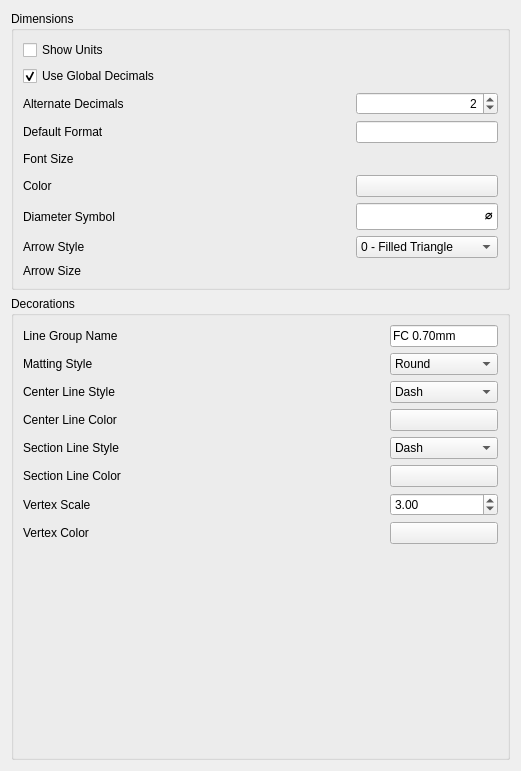
<?xml version="1.0" encoding="UTF-8"?>
<ui version="4.0">
 <class>TechDrawGui::DlgPrefsTechDraw2Imp</class>
 <widget class="QWidget" name="TechDrawGui::DlgPrefsTechDraw2Imp">
  <property name="geometry">
   <rect>
    <x>0</x>
    <y>0</y>
    <width>521</width>
    <height>771</height>
   </rect>
  </property>
  <property name="windowTitle">
   <string>TechDraw Dimensions</string>
  </property>
  <layout class="QGridLayout" name="gridLayout_5">
   <item row="0" column="0">
    <widget class="QGroupBox" name="gbDim">
     <property name="title">
      <string>Dimensions</string>
     </property>
     <layout class="QGridLayout" name="gridLayout_4">
      <item row="0" column="0">
       <layout class="QGridLayout" name="gridLayout" columnstretch="1,0,0">
        <item row="0" column="0">
         <widget class="Gui::PrefCheckBox" name="cbShowUnits">
          <property name="toolTip">
           <string>Append unit to Dimension text</string>
          </property>
          <property name="text">
           <string>Show Units</string>
          </property>
          <property name="prefEntry" stdset="0">
           <cstring>ShowUnits</cstring>
          </property>
          <property name="prefPath" stdset="0">
           <cstring>/Mod/TechDraw/Dimensions</cstring>
          </property>
         </widget>
        </item>
        <item row="5" column="0">
         <widget class="QLabel" name="label_3">
          <property name="text">
           <string>Color</string>
          </property>
         </widget>
        </item>
        <item row="5" column="2">
         <widget class="Gui::PrefColorButton" name="colDimColor">
          <property name="toolTip">
           <string>Dimension text color</string>
          </property>
          <property name="color">
           <color>
            <red>0</red>
            <green>0</green>
            <blue>0</blue>
           </color>
          </property>
          <property name="prefEntry" stdset="0">
           <cstring>Color</cstring>
          </property>
          <property name="prefPath" stdset="0">
           <cstring>/Mod/TechDraw/Dimensions</cstring>
          </property>
         </widget>
        </item>
        <item row="4" column="0">
         <widget class="QLabel" name="label_2">
          <property name="text">
           <string>Font Size</string>
          </property>
         </widget>
        </item>
        <item row="4" column="1">
         <spacer name="horizontalSpacer">
          <property name="orientation">
           <enum>Qt::Horizontal</enum>
          </property>
          <property name="sizeHint" stdset="0">
           <size>
            <width>40</width>
            <height>20</height>
           </size>
          </property>
         </spacer>
        </item>
        <item row="2" column="0">
         <widget class="QLabel" name="label_11">
          <property name="text">
           <string>Alternate Decimals</string>
          </property>
         </widget>
        </item>
        <item row="8" column="0">
         <widget class="QLabel" name="label_12">
          <property name="text">
           <string>Arrow Size</string>
          </property>
         </widget>
        </item>
        <item row="6" column="0">
         <widget class="QLabel" name="label_8">
          <property name="text">
           <string>Diameter Symbol</string>
          </property>
         </widget>
        </item>
        <item row="6" column="2">
         <widget class="Gui::PrefLineEdit" name="leDiameter">
          <property name="font">
           <font>
            <pointsize>12</pointsize>
           </font>
          </property>
          <property name="toolTip">
           <string>Character to use to indicate Diameter dimension</string>
          </property>
          <property name="text">
           <string>⌀</string>
          </property>
          <property name="alignment">
           <set>Qt::AlignRight|Qt::AlignTrailing|Qt::AlignVCenter</set>
          </property>
          <property name="prefEntry" stdset="0">
           <cstring>DiameterSymbol</cstring>
          </property>
          <property name="prefPath" stdset="0">
           <cstring>/Mod/TechDraw/Dimensions</cstring>
          </property>
         </widget>
        </item>
        <item row="1" column="0">
         <widget class="Gui::PrefCheckBox" name="cbGlobalDecimals">
          <property name="toolTip">
           <string>Use system setting for decimal places.</string>
          </property>
          <property name="text">
           <string>Use Global Decimals</string>
          </property>
          <property name="checked">
           <bool>true</bool>
          </property>
          <property name="prefEntry" stdset="0">
           <cstring>UseGlobalDecimals</cstring>
          </property>
          <property name="prefPath" stdset="0">
           <cstring>/Mod/TechDraw/Dimensions</cstring>
          </property>
         </widget>
        </item>
        <item row="7" column="2">
         <widget class="Gui::PrefComboBox" name="pcbArrow">
          <property name="toolTip">
           <string>Preferred arrowhead style</string>
          </property>
          <property name="currentIndex">
           <number>0</number>
          </property>
          <property name="maxVisibleItems">
           <number>5</number>
          </property>
          <property name="prefEntry" stdset="0">
           <cstring>ArrowStyle</cstring>
          </property>
          <property name="prefPath" stdset="0">
           <cstring>Mod/TechDraw/Dimensions</cstring>
          </property>
          <item>
           <property name="text">
            <string>0 - Filled Triangle</string>
           </property>
           <property name="icon">
            <iconset>
             <normalon>:/icons/arrowfilled.svg</normalon>
            </iconset>
           </property>
          </item>
          <item>
           <property name="text">
            <string>1 - Open Arrowhead</string>
           </property>
           <property name="icon">
            <iconset>
             <normalon>:/icons/arrowopen.svg</normalon>
            </iconset>
           </property>
          </item>
          <item>
           <property name="text">
            <string>2 - Tick</string>
           </property>
           <property name="icon">
            <iconset>
             <normalon>:/icons/arrowtick.svg</normalon>
            </iconset>
           </property>
          </item>
          <item>
           <property name="text">
            <string>3 - Dot</string>
           </property>
           <property name="icon">
            <iconset>
             <normalon>:/icons/arrowdot.svg</normalon>
            </iconset>
           </property>
          </item>
          <item>
           <property name="text">
            <string>4 - Open Circle</string>
           </property>
           <property name="icon">
            <iconset>
             <normalon>:/icons/arrowopendot.svg</normalon>
            </iconset>
           </property>
          </item>
         </widget>
        </item>
        <item row="7" column="0">
         <widget class="QLabel" name="label_9">
          <property name="text">
           <string>Arrow Style</string>
          </property>
         </widget>
        </item>
        <item row="2" column="2">
         <widget class="Gui::PrefSpinBox" name="sbAltDecimals">
          <property name="toolTip">
           <string>Number of decimal places if not using Global Decimals</string>
          </property>
          <property name="alignment">
           <set>Qt::AlignRight|Qt::AlignTrailing|Qt::AlignVCenter</set>
          </property>
          <property name="value">
           <number>2</number>
          </property>
          <property name="prefEntry" stdset="0">
           <cstring>AltDecimals</cstring>
          </property>
          <property name="prefPath" stdset="0">
           <cstring>/Mod/TechDraw/Dimensions</cstring>
          </property>
         </widget>
        </item>
        <item row="4" column="2">
         <widget class="Gui::PrefUnitSpinBox" name="plsb_FontSize">
          <property name="toolTip">
           <string>Dimension font size in units</string>
          </property>
          <property name="value">
           <double>3.500000000000000</double>
          </property>
          <property name="prefEntry" stdset="0">
           <cstring>FontSize</cstring>
          </property>
          <property name="prefPath" stdset="0">
           <cstring>/Mod/TechDraw/Dimensions</cstring>
          </property>
         </widget>
        </item>
        <item row="8" column="2">
         <widget class="Gui::PrefUnitSpinBox" name="plsb_ArrowSize">
          <property name="toolTip">
           <string>Dimension arrowhead size in units</string>
          </property>
          <property name="value">
           <double>3.500000000000000</double>
          </property>
          <property name="prefEntry" stdset="0">
           <cstring>ArrowSize</cstring>
          </property>
          <property name="prefPath" stdset="0">
           <cstring>Mod/TechDraw/Dimensions</cstring>
          </property>
         </widget>
        </item>
        <item row="3" column="0">
         <widget class="QLabel" name="label_15">
          <property name="text">
           <string>Default Format</string>
          </property>
         </widget>
        </item>
        <item row="3" column="2">
         <widget class="Gui::PrefLineEdit" name="leformatSpec">
          <property name="toolTip">
           <string>Custom format for Dimension text</string>
          </property>
          <property name="prefEntry" stdset="0">
           <cstring>formatSpec</cstring>
          </property>
          <property name="prefPath" stdset="0">
           <cstring>/Mod/TechDraw/Dimensions</cstring>
          </property>
         </widget>
        </item>
       </layout>
      </item>
     </layout>
    </widget>
   </item>
   <item row="1" column="0">
    <widget class="QGroupBox" name="groupBox">
     <property name="title">
      <string>Decorations</string>
     </property>
     <layout class="QGridLayout" name="gridLayout_3">
      <item row="0" column="0">
       <layout class="QGridLayout" name="gridLayout_2" columnstretch="1,0,0">
        <item row="3" column="2">
         <widget class="Gui::PrefColorButton" name="colCenterLine">
          <property name="toolTip">
           <string>Color for centerlines</string>
          </property>
          <property name="color">
           <color>
            <red>175</red>
            <green>175</green>
            <blue>175</blue>
           </color>
          </property>
          <property name="prefEntry" stdset="0">
           <cstring>CenterColor</cstring>
          </property>
          <property name="prefPath" stdset="0">
           <cstring>/Mod/TechDraw/Decorations</cstring>
          </property>
         </widget>
        </item>
        <item row="6" column="2">
         <widget class="Gui::PrefDoubleSpinBox" name="pdsb_VertexScale">
          <property name="toolTip">
           <string>Adjusts size of vertices in drawing</string>
          </property>
          <property name="value">
           <double>3.000000000000000</double>
          </property>
          <property name="prefEntry" stdset="0">
           <cstring>VertexScale</cstring>
          </property>
          <property name="prefPath" stdset="0">
           <cstring>Mod/TechDraw/General</cstring>
          </property>
         </widget>
        </item>
        <item row="6" column="0">
         <widget class="QLabel" name="label_10">
          <property name="text">
           <string>Vertex Scale</string>
          </property>
         </widget>
        </item>
        <item row="1" column="2">
         <widget class="Gui::PrefComboBox" name="pcbMatting">
          <property name="toolTip">
           <string>Round or Square outline in Detail view</string>
          </property>
          <property name="prefEntry" stdset="0">
           <cstring>MattingStyle</cstring>
          </property>
          <property name="prefPath" stdset="0">
           <cstring>/Mod/TechDraw/Decorations</cstring>
          </property>
          <item>
           <property name="text">
            <string>Round</string>
           </property>
          </item>
          <item>
           <property name="text">
            <string>Square</string>
           </property>
          </item>
         </widget>
        </item>
        <item row="4" column="0">
         <widget class="QLabel" name="label_6">
          <property name="text">
           <string>Section Line Style</string>
          </property>
         </widget>
        </item>
        <item row="2" column="0">
         <widget class="QLabel" name="label_4">
          <property name="text">
           <string>Center Line Style</string>
          </property>
         </widget>
        </item>
        <item row="1" column="0">
         <widget class="QLabel" name="label">
          <property name="text">
           <string>Matting Style</string>
          </property>
         </widget>
        </item>
        <item row="2" column="2">
         <widget class="Gui::PrefComboBox" name="pcbCenterStyle">
          <property name="toolTip">
           <string>Line type for centerlines</string>
          </property>
          <property name="currentIndex">
           <number>2</number>
          </property>
          <property name="prefEntry" stdset="0">
           <cstring>CenterLine</cstring>
          </property>
          <property name="prefPath" stdset="0">
           <cstring>/Mod/TechDraw/Decorations</cstring>
          </property>
          <item>
           <property name="text">
            <string>NeverShow</string>
           </property>
          </item>
          <item>
           <property name="text">
            <string>Solid</string>
           </property>
          </item>
          <item>
           <property name="text">
            <string>Dash</string>
           </property>
          </item>
          <item>
           <property name="text">
            <string>Dot</string>
           </property>
          </item>
          <item>
           <property name="text">
            <string>DashDot</string>
           </property>
          </item>
          <item>
           <property name="text">
            <string>DashDotDot</string>
           </property>
          </item>
         </widget>
        </item>
        <item row="4" column="2">
         <widget class="Gui::PrefComboBox" name="pcbSectionStyle">
          <property name="currentIndex">
           <number>2</number>
          </property>
          <property name="prefEntry" stdset="0">
           <cstring>SectionLine</cstring>
          </property>
          <property name="prefPath" stdset="0">
           <cstring>/Mod/TechDraw/Decorations</cstring>
          </property>
          <item>
           <property name="text">
            <string>NeverShow</string>
           </property>
          </item>
          <item>
           <property name="text">
            <string>Solid</string>
           </property>
          </item>
          <item>
           <property name="text">
            <string>Dash</string>
           </property>
          </item>
          <item>
           <property name="text">
            <string>Dot</string>
           </property>
          </item>
          <item>
           <property name="text">
            <string>DashDot</string>
           </property>
          </item>
          <item>
           <property name="text">
            <string>DashDotDot</string>
           </property>
          </item>
         </widget>
        </item>
        <item row="3" column="0">
         <widget class="QLabel" name="label_5">
          <property name="text">
           <string>Center Line Color</string>
          </property>
         </widget>
        </item>
        <item row="5" column="0">
         <widget class="QLabel" name="label_7">
          <property name="text">
           <string>Section Line Color</string>
          </property>
         </widget>
        </item>
        <item row="5" column="2">
         <widget class="Gui::PrefColorButton" name="colSectionLine">
          <property name="toolTip">
           <string>Line color for sectionlines</string>
          </property>
          <property name="color">
           <color>
            <red>175</red>
            <green>175</green>
            <blue>175</blue>
           </color>
          </property>
          <property name="prefEntry" stdset="0">
           <cstring>SectionColor</cstring>
          </property>
          <property name="prefPath" stdset="0">
           <cstring>/Mod/TechDraw/Decorations</cstring>
          </property>
         </widget>
        </item>
        <item row="2" column="1">
         <spacer name="horizontalSpacer_2">
          <property name="orientation">
           <enum>Qt::Horizontal</enum>
          </property>
          <property name="sizeHint" stdset="0">
           <size>
            <width>40</width>
            <height>20</height>
           </size>
          </property>
         </spacer>
        </item>
        <item row="0" column="0">
         <widget class="QLabel" name="label_13">
          <property name="text">
           <string>Line Group Name</string>
          </property>
         </widget>
        </item>
        <item row="0" column="2">
         <widget class="Gui::PrefLineEdit" name="leLineGroup">
          <property name="toolTip">
           <string>Name of entry in LineGroup CSV file</string>
          </property>
          <property name="text">
           <string notr="true">FC 0.70mm</string>
          </property>
          <property name="prefEntry" stdset="0">
           <cstring>LineGroup</cstring>
          </property>
          <property name="prefPath" stdset="0">
           <cstring>/Mod/TechDraw/Decorations</cstring>
          </property>
         </widget>
        </item>
        <item row="7" column="0">
         <widget class="QLabel" name="label_14">
          <property name="text">
           <string>Vertex Color</string>
          </property>
         </widget>
        </item>
        <item row="7" column="2">
         <widget class="Gui::PrefColorButton" name="pcb_VertexColor">
          <property name="toolTip">
           <string>Vertex display color</string>
          </property>
          <property name="color">
           <color>
            <red>150</red>
            <green>147</green>
            <blue>145</blue>
           </color>
          </property>
          <property name="prefEntry" stdset="0">
           <cstring>VertexColor</cstring>
          </property>
          <property name="prefPath" stdset="0">
           <cstring>/Mod/TechDraw/Decorations</cstring>
          </property>
         </widget>
        </item>
       </layout>
      </item>
      <item row="1" column="0">
       <spacer name="verticalSpacer_2">
        <property name="orientation">
         <enum>Qt::Vertical</enum>
        </property>
        <property name="sizeHint" stdset="0">
         <size>
          <width>20</width>
          <height>40</height>
         </size>
        </property>
       </spacer>
      </item>
     </layout>
    </widget>
   </item>
  </layout>
 </widget>
 <customwidgets>
  <customwidget>
   <class>Gui::QuantitySpinBox</class>
   <extends>QWidget</extends>
   <header>Gui/QuantitySpinBox.h</header>
  </customwidget>
  <customwidget>
   <class>Gui::ColorButton</class>
   <extends>QPushButton</extends>
   <header>Gui/Widgets.h</header>
  </customwidget>
  <customwidget>
   <class>Gui::PrefSpinBox</class>
   <extends>QSpinBox</extends>
   <header>Gui/PrefWidgets.h</header>
  </customwidget>
  <customwidget>
   <class>Gui::PrefColorButton</class>
   <extends>Gui::ColorButton</extends>
   <header>Gui/PrefWidgets.h</header>
  </customwidget>
  <customwidget>
   <class>Gui::PrefCheckBox</class>
   <extends>QCheckBox</extends>
   <header>Gui/PrefWidgets.h</header>
  </customwidget>
  <customwidget>
   <class>Gui::PrefComboBox</class>
   <extends>QComboBox</extends>
   <header>Gui/PrefWidgets.h</header>
  </customwidget>
  <customwidget>
   <class>Gui::PrefLineEdit</class>
   <extends>QLineEdit</extends>
   <header>Gui/PrefWidgets.h</header>
  </customwidget>
  <customwidget>
   <class>Gui::PrefDoubleSpinBox</class>
   <extends>QDoubleSpinBox</extends>
   <header>Gui/PrefWidgets.h</header>
  </customwidget>
  <customwidget>
   <class>Gui::PrefUnitSpinBox</class>
   <extends>Gui::QuantitySpinBox</extends>
   <header>Gui/PrefWidgets.h</header>
  </customwidget>
 </customwidgets>
 <resources>
  <include location="Resources/TechDraw.qrc"/>
 </resources>
 <connections/>
</ui>
